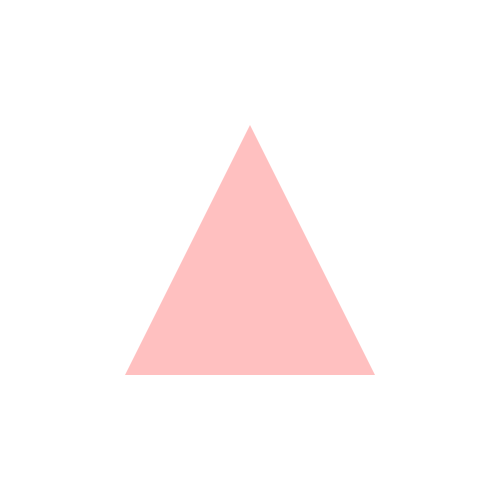
Frame 1 (no input)
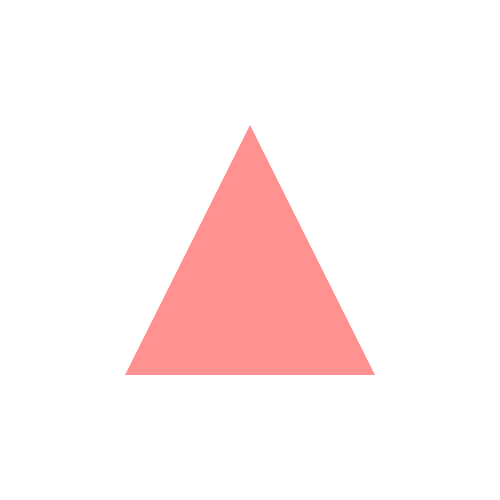
Frame 2 (the mouse pressed at the canvas centre, redrawn once)

The Processing sketch that drew these frames (run headless with seeded random() and noise(); the mouse was pressed at the canvas centre and the sketch redrawn once):

// Processing sketch: processing_85012
// ── processing_85012.pde

void setup ()
{
 
 size(500,500);
background(#FFFFFF);
noLoop();
  
}

void draw ()

{
noStroke();

fill(255,0,0,63);
triangle(125,375,250,125,375,375);
 
 
  
}
